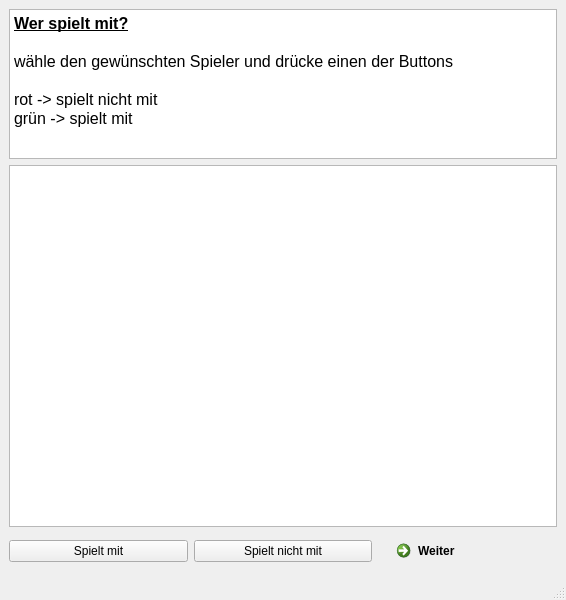
<?xml version="1.0" encoding="UTF-8"?>
<ui version="4.0">
 <class>MainWindow</class>
 <widget class="QMainWindow" name="MainWindow">
  <property name="geometry">
   <rect>
    <x>0</x>
    <y>0</y>
    <width>566</width>
    <height>600</height>
   </rect>
  </property>
  <property name="windowTitle">
   <string>MainWindow</string>
  </property>
  <widget class="QWidget" name="centralwidget">
   <layout class="QVBoxLayout" name="verticalLayout">
    <item>
     <widget class="QTextBrowser" name="textBrowser">
      <property name="maximumSize">
       <size>
        <width>16777215</width>
        <height>150</height>
       </size>
      </property>
      <property name="html">
       <string>&lt;!DOCTYPE HTML PUBLIC &quot;-//W3C//DTD HTML 4.0//EN&quot; &quot;http://www.w3.org/TR/REC-html40/strict.dtd&quot;&gt;
&lt;html&gt;&lt;head&gt;&lt;meta name=&quot;qrichtext&quot; content=&quot;1&quot; /&gt;&lt;style type=&quot;text/css&quot;&gt;
p, li { white-space: pre-wrap; }
&lt;/style&gt;&lt;/head&gt;&lt;body style=&quot; font-family:'MS Shell Dlg 2'; font-size:8.25pt; font-weight:400; font-style:normal;&quot;&gt;
&lt;p style=&quot; margin-top:0px; margin-bottom:0px; margin-left:0px; margin-right:0px; -qt-block-indent:0; text-indent:0px;&quot;&gt;&lt;span style=&quot; font-size:12pt; font-weight:600; text-decoration: underline;&quot;&gt;Wer spielt mit?&lt;/span&gt;&lt;/p&gt;
&lt;p style=&quot;-qt-paragraph-type:empty; margin-top:0px; margin-bottom:0px; margin-left:0px; margin-right:0px; -qt-block-indent:0; text-indent:0px; font-size:12pt; font-weight:600; text-decoration: underline;&quot;&gt;&lt;br /&gt;&lt;/p&gt;
&lt;p style=&quot; margin-top:0px; margin-bottom:0px; margin-left:0px; margin-right:0px; -qt-block-indent:0; text-indent:0px;&quot;&gt;&lt;span style=&quot; font-size:12pt;&quot;&gt;wähle den gewünschten Spieler und drücke einen der Buttons &lt;/span&gt;&lt;/p&gt;
&lt;p style=&quot;-qt-paragraph-type:empty; margin-top:0px; margin-bottom:0px; margin-left:0px; margin-right:0px; -qt-block-indent:0; text-indent:0px; font-size:12pt;&quot;&gt;&lt;br /&gt;&lt;/p&gt;
&lt;p style=&quot; margin-top:0px; margin-bottom:0px; margin-left:0px; margin-right:0px; -qt-block-indent:0; text-indent:0px;&quot;&gt;&lt;span style=&quot; font-size:12pt;&quot;&gt;rot -&amp;gt; spielt nicht mit&lt;/span&gt;&lt;/p&gt;
&lt;p style=&quot; margin-top:0px; margin-bottom:0px; margin-left:0px; margin-right:0px; -qt-block-indent:0; text-indent:0px;&quot;&gt;&lt;span style=&quot; font-size:12pt;&quot;&gt;grün -&amp;gt; spielt mit&lt;/span&gt;&lt;/p&gt;
&lt;p style=&quot;-qt-paragraph-type:empty; margin-top:0px; margin-bottom:0px; margin-left:0px; margin-right:0px; -qt-block-indent:0; text-indent:0px; font-size:12pt; font-weight:600;&quot;&gt;&lt;br /&gt;&lt;/p&gt;&lt;/body&gt;&lt;/html&gt;</string>
      </property>
     </widget>
    </item>
    <item>
     <widget class="QListView" name="listView">
      <property name="isWrapping" stdset="0">
       <bool>false</bool>
      </property>
     </widget>
    </item>
    <item>
     <layout class="QHBoxLayout" name="horizontalLayout">
      <item>
       <widget class="QPushButton" name="spielt_Btn">
        <property name="text">
         <string>Spielt mit</string>
        </property>
       </widget>
      </item>
      <item>
       <widget class="QPushButton" name="spieltNicht_Btn">
        <property name="text">
         <string>Spielt nicht mit</string>
        </property>
       </widget>
      </item>
      <item alignment="Qt::AlignRight">
       <widget class="QCommandLinkButton" name="weiter_Btn">
        <property name="maximumSize">
         <size>
          <width>172</width>
          <height>16777215</height>
         </size>
        </property>
        <property name="text">
         <string>Weiter</string>
        </property>
       </widget>
      </item>
     </layout>
    </item>
   </layout>
  </widget>
  <widget class="QMenuBar" name="menubar">
   <property name="geometry">
    <rect>
     <x>0</x>
     <y>0</y>
     <width>566</width>
     <height>21</height>
    </rect>
   </property>
  </widget>
  <widget class="QStatusBar" name="statusbar"/>
 </widget>
 <resources/>
 <connections/>
</ui>
